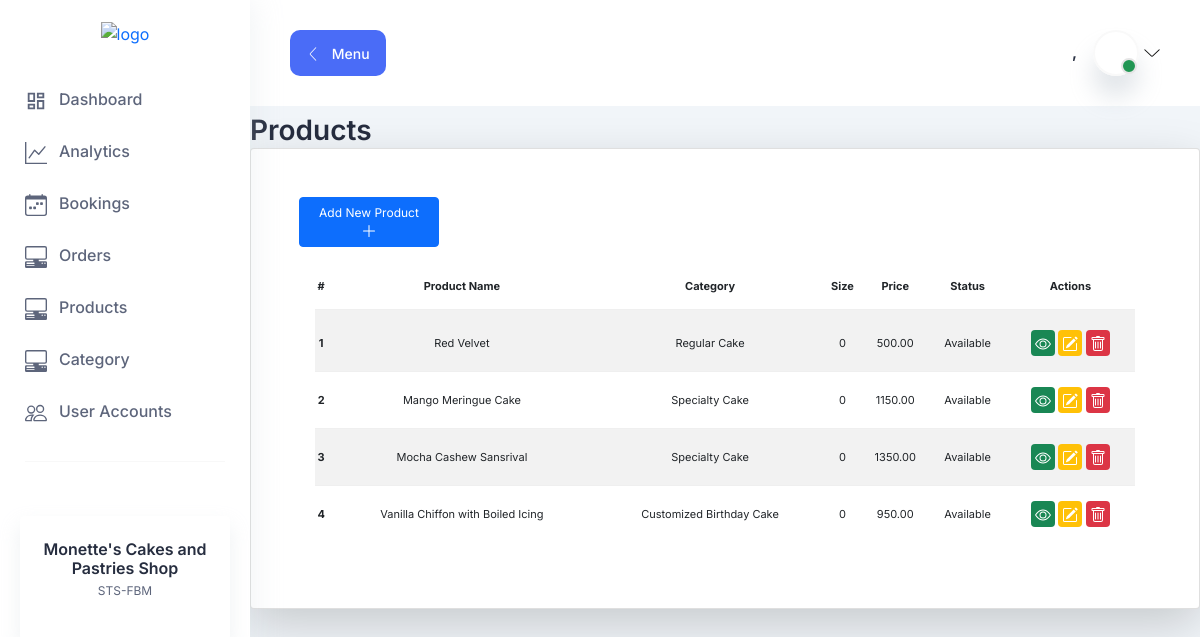
/products-list (signed in), run on the app's committed database.
### products/models.py (models this page shows, shortened)
class Products(models.Model):
    status = (
        ("Available", "Available"),
        ("Not Available", "Not Available")
    )
    product_name = models.CharField(max_length=255)
    category = models.ForeignKey(Category, on_delete=models.CASCADE)
    price = models.DecimalField(max_digits=10, decimal_places=2)
    size = models.CharField(max_length=255, default=0)
    status = models.CharField(max_length=255, choices=status)
    class Meta:
        verbose_name = "Products"

class Category(models.Model):
    category = models.CharField(max_length=255)
    class Meta:
        verbose_name = "Category"
    def __str__(self):
        return self.category

### products/views.py (the view)
# urls.py: path("products-list", products, name="products-list"),
@login_required
def products(request):
   template_name = "products/products_list.html"
   products = Products.objects.all()[:5]
   context = {
       "products" : products
   }
   return render (request, template_name, context)

### products/templates/products/products_list.html (shortened to what this page needs)
{% extends 'base.html' %} {% block body %}
<link
  rel="stylesheet"
  type="text/css"
  href="https://cdn.datatables.net/v/bs5/dt-1.11.5/datatables.min.css"
/>
<link
  rel="stylesheet"
  type="text/css"
  href="https://cdn.datatables.net/buttons/2.2.2/css/buttons.dataTables.min.css"
/>
<div class="container-fluid mt-2 p-0" style="font-size: 12px">
  <h2>Products</h2>
  <div
    class="card p-5 shadow-lg p-3 mb-5 bg-white rounded text-decoration-none"
  >
    <div class="row">
      <div class="col-8">
        {% if user.is_superuser or user.is_admin %}
        <a
          href="{% url 'products-add' %}"
          class="btn btn-primary w-25"
          style="font-size: 12px"
        >
          Add New Product
          <svg
            xmlns="http://www.w3.org/2000/svg"
            width="16"
            height="16"
            fill="currentColor"
            class="bi bi-plus-lg"
            viewBox="0 0 16 16"
          >
            <path
              fill-rule="evenodd"
              d="M8 2a.5.5 0 0 1 .5.5v5h5a.5.5 0 0 1 0 1h-5v5a.5.5 0 0 1-1 0v-5h-5a.5.5 0 0 1 0-1h5v-5A.5.5 0 0 1 8 2Z"
            />
          </svg>
        </a>
        {% endif %}
      </div>
      <div class="col-4">
      </div>
    </div>
    <table
      class="table table-striped bg-white p-3"
      id="productsTable"
      style="font-size: 11px"
    >
      <thead>
        <tr class="text-center">
          <th scope="col">#</th>
          <th scope="col">Product Name</th>
          <th scope="col">Category</th>
          <th scope="col">Size</th>
          <th scope="col">Price</th>
          <th scope="col">Status</th>
          <th scope="col">Actions</th>
        </tr>
      </thead>
      <tbody>
        {% for list in products %}
        <tr class="text-center">
          <th scope="row">{{forloop.counter}}</th>
          <td>{{list.product_name}}</td>
          <td>{{list.category}}</td>
          <td>{{list.size}}</td>
          <td>{{list.price}}</td>
          <td>{{list.status}}</td>
          <td colspan="5">
            <a
              href="{% url 'products-view' list.id %}"
              class="bg-success p-1 text-white rounded"
              style="font-size: 12px"
            >
            </a>
            <a
              href="{% url 'products-update' list.id %}"
              class="bg-warning p-1 text-white rounded"
              style="font-size: 12px"
            >
            </a>
            <a
              href="{% url 'products-delete' list.id %}"
              class="bg-danger p-1 text-white rounded"
              style="font-size: 12px"
            >
            </a>
          </td>
        </tr>
        {% endfor %}
      </tbody>
    </table>
  </div>
</div>
{% endblock %}

### data on the page
Products: product_name "Red Velvet", category "Regular Cake", size "0", price "500.00", status "Available"
Products: product_name "Mango Meringue Cake", category "Specialty Cake", size "0", price "1150.00", status "Available"
Products: product_name "Mocha Cashew Sansrival", category "Specialty Cake", size "0", price "1350.00", status "Available"
Products: product_name "Vanilla Chiffon with Boiled Icing", category "Customized Birthday Cake", size "0", price "950.00", status "Available"
